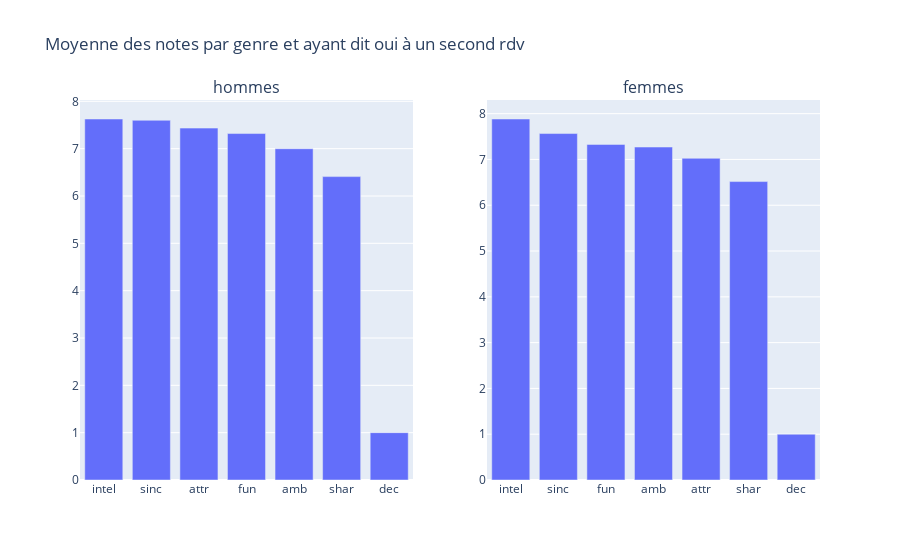

The cell this chart's notebook holds for it:
### Markdown cell above
Pour les femmes et les hommes la qualité la moins désirable est l'ambition

L'Attirance physique est en 1ère position chez les hommes alors qu'en 2ème chez les femmes.

Qu'en est il de la réalité ? 

On cherche donc à trouver la moyenne des notes quand la ou le participant à dit oui

### Code cell
note_attribue_female_to_male = female[['attr','sinc','intel','fun','amb','shar','dec']]
note_attribue_male_to_female = male[['attr','sinc','intel','fun','amb','shar','dec']]

reel_impact_femmes = note_attribue_female_to_male[note_attribue_female_to_male['dec'] == 1].mean().sort_values(ascending=False)
reel_impact_femmes = pd.DataFrame(reel_impact_femmes.reset_index(name=('moyenne')))
fig_women_impact = px.bar(reel_impact_femmes,x='index',y="moyenne")

reel_impact_hommes = note_attribue_male_to_female[note_attribue_male_to_female['dec'] == 1].mean().sort_values(ascending=False)
reel_impact_hommes = pd.DataFrame(reel_impact_hommes.reset_index(name=('moyenne')))
fig_men_impact = px.bar(reel_impact_hommes,x='index',y="moyenne")

fig_impact = make_subplots(rows=1,cols=2,subplot_titles=('hommes','femmes'))
fig_impact.add_trace(fig_men_impact.data[0],row=1,col=1)
fig_impact.add_trace(fig_women_impact.data[0],row=1,col=2)
fig_impact.update_layout(title_text="Moyenne des notes par genre et ayant dit oui à un second rdv")
fig_impact.show()

### Figure 1 — Plotly figure (JSON) as saved in the notebook; plotly's stock layout.template omitted (floating-point values rounded to 4 significant figures)
{"data": [{"hovertemplate": "index=%{x}<br>moyenne=%{y}<extra></extra>", "legendgroup": "", "marker": {"color": "#636efa", "pattern": {"shape": ""}}, "name": "", "orientation": "v", "showlegend": false, "textposition": "auto", "type": "bar", "x": ["intel", "sinc", "attr", "fun", "amb", "shar", "dec"], "xaxis": "x", "y": [7.626, 7.599, 7.434, 7.319, 6.999, 6.409, 1.0], "yaxis": "y"}, {"hovertemplate": "index=%{x}<br>moyenne=%{y}<extra></extra>", "legendgroup": "", "marker": {"color": "#636efa", "pattern": {"shape": ""}}, "name": "", "orientation": "v", "showlegend": false, "textposition": "auto", "type": "bar", "x": ["intel", "sinc", "fun", "amb", "attr", "shar", "dec"], "xaxis": "x2", "y": [7.883, 7.566, 7.328, 7.271, 7.025, 6.517, 1.0], "yaxis": "y2"}], "layout": {"annotations": [{"font": {"size": 16}, "showarrow": false, "text": "hommes", "x": 0.225, "xanchor": "center", "xref": "paper", "y": 1, "yanchor": "bottom", "yref": "paper"}, {"font": {"size": 16}, "showarrow": false, "text": "femmes", "x": 0.775, "xanchor": "center", "xref": "paper", "y": 1, "yanchor": "bottom", "yref": "paper"}], "title": {"text": "Moyenne des notes par genre et ayant dit oui à un second rdv"}, "xaxis": {"anchor": "y", "domain": [0, 0.45]}, "xaxis2": {"anchor": "y2", "domain": [0.55, 1]}, "yaxis": {"anchor": "x", "domain": [0, 1]}, "yaxis2": {"anchor": "x2", "domain": [0, 1]}}}
